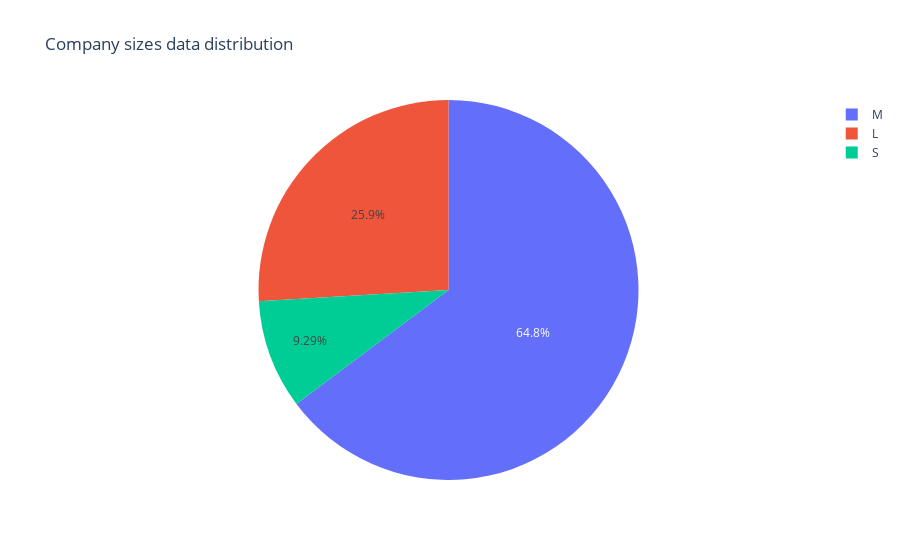

Notebook source saved alongside this figure:
### Markdown cell above
### Analysis : 
    
    After analyzing above pie charts we can say that in 2022 more people opted for remote work around 63.9 %. 
    Also in 2022 work from office trend is lowesr 4.59 %.

### Code cell
fig = px.pie(df,names='company_size',title="Company sizes data distribution")
fig.show()

### Figure 1 — Plotly figure (JSON) as saved in the notebook; plotly's stock layout.template omitted (floating-point values rounded to 4 significant figures; data arrays with more than 128 entries replaced by an {"elided": "..."} marker saying what was removed)
{"data": [{"domain": {"x": [0, 1], "y": [0, 1]}, "hovertemplate": "company_size=%{label}<extra></extra>", "labels": {"elided": "1195 str values"}, "legendgroup": "", "name": "", "showlegend": true, "type": "pie"}], "layout": {"legend": {"tracegroupgap": 0}, "title": {"text": "Company sizes data distribution"}}}
